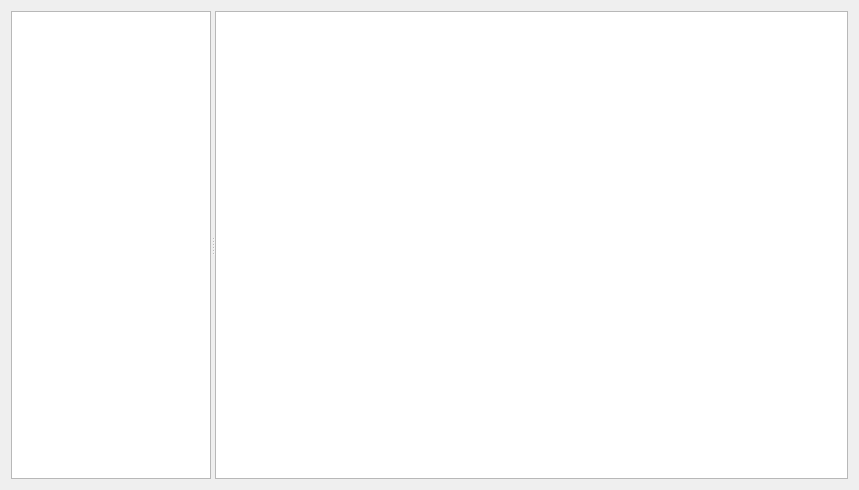
<?xml version="1.0" encoding="UTF-8"?>
<ui version="4.0">
 <class>ResChooseDialog</class>
 <widget class="QDialog" name="ResChooseDialog">
  <property name="geometry">
   <rect>
    <x>0</x>
    <y>0</y>
    <width>859</width>
    <height>490</height>
   </rect>
  </property>
  <property name="windowTitle">
   <string>Res Choose</string>
  </property>
  <layout class="QHBoxLayout" name="horizontalLayout">
   <item>
    <widget class="QSplitter" name="splitter">
     <property name="orientation">
      <enum>Qt::Horizontal</enum>
     </property>
     <widget class="QTreeView" name="m_resDirView">
      <property name="sizePolicy">
       <sizepolicy hsizetype="Preferred" vsizetype="Expanding">
        <horstretch>0</horstretch>
        <verstretch>0</verstretch>
       </sizepolicy>
      </property>
      <property name="maximumSize">
       <size>
        <width>200</width>
        <height>16777215</height>
       </size>
      </property>
      <property name="headerHidden">
       <bool>true</bool>
      </property>
     </widget>
     <widget class="QListView" name="m_listView">
      <property name="horizontalScrollBarPolicy">
       <enum>Qt::ScrollBarAlwaysOff</enum>
      </property>
      <property name="editTriggers">
       <set>QAbstractItemView::EditKeyPressed</set>
      </property>
     </widget>
    </widget>
   </item>
  </layout>
 </widget>
 <resources/>
 <connections/>
</ui>
